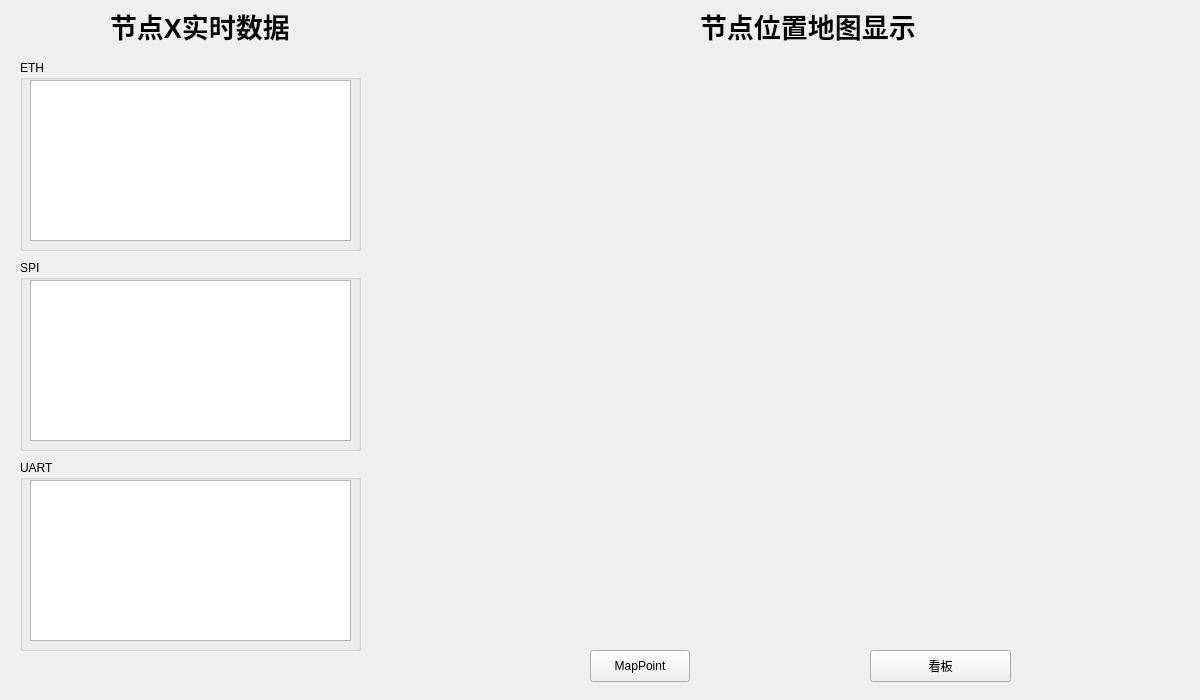
<?xml version="1.0" encoding="UTF-8"?>
<ui version="4.0">
 <class>Map</class>
 <widget class="QWidget" name="Map">
  <property name="geometry">
   <rect>
    <x>0</x>
    <y>0</y>
    <width>1200</width>
    <height>700</height>
   </rect>
  </property>
  <property name="windowTitle">
   <string>节点位置</string>
  </property>
  <widget class="QLabel" name="label">
   <property name="geometry">
    <rect>
     <x>700</x>
     <y>10</y>
     <width>231</width>
     <height>31</height>
    </rect>
   </property>
   <property name="font">
    <font>
     <pointsize>20</pointsize>
     <weight>75</weight>
     <bold>true</bold>
    </font>
   </property>
   <property name="text">
    <string>节点位置地图显示</string>
   </property>
  </widget>
  <widget class="QPushButton" name="comm_bt">
   <property name="geometry">
    <rect>
     <x>870</x>
     <y>650</y>
     <width>141</width>
     <height>32</height>
    </rect>
   </property>
   <property name="text">
    <string>看板</string>
   </property>
  </widget>
  <widget class="QWidget" name="horizontalLayoutWidget">
   <property name="geometry">
    <rect>
     <x>410</x>
     <y>50</y>
     <width>761</width>
     <height>581</height>
    </rect>
   </property>
   <layout class="QHBoxLayout" name="pLayout"/>
  </widget>
  <widget class="QLabel" name="label_2">
   <property name="geometry">
    <rect>
     <x>110</x>
     <y>10</y>
     <width>181</width>
     <height>31</height>
    </rect>
   </property>
   <property name="font">
    <font>
     <pointsize>20</pointsize>
     <weight>75</weight>
     <bold>true</bold>
    </font>
   </property>
   <property name="text">
    <string>节点X实时数据</string>
   </property>
  </widget>
  <widget class="QGroupBox" name="groupBox">
   <property name="geometry">
    <rect>
     <x>20</x>
     <y>60</y>
     <width>341</width>
     <height>191</height>
    </rect>
   </property>
   <property name="title">
    <string>ETH</string>
   </property>
   <widget class="QPlainTextEdit" name="plainTextEdit">
    <property name="geometry">
     <rect>
      <x>10</x>
      <y>20</y>
      <width>321</width>
      <height>161</height>
     </rect>
    </property>
   </widget>
  </widget>
  <widget class="QGroupBox" name="groupBox_2">
   <property name="geometry">
    <rect>
     <x>20</x>
     <y>260</y>
     <width>341</width>
     <height>191</height>
    </rect>
   </property>
   <property name="title">
    <string>SPI</string>
   </property>
   <widget class="QPlainTextEdit" name="plainTextEdit_2">
    <property name="geometry">
     <rect>
      <x>10</x>
      <y>20</y>
      <width>321</width>
      <height>161</height>
     </rect>
    </property>
   </widget>
  </widget>
  <widget class="QGroupBox" name="groupBox_3">
   <property name="geometry">
    <rect>
     <x>20</x>
     <y>460</y>
     <width>341</width>
     <height>191</height>
    </rect>
   </property>
   <property name="title">
    <string>UART</string>
   </property>
   <widget class="QPlainTextEdit" name="plainTextEdit_3">
    <property name="geometry">
     <rect>
      <x>10</x>
      <y>20</y>
      <width>321</width>
      <height>161</height>
     </rect>
    </property>
   </widget>
  </widget>
  <widget class="QPushButton" name="marker_bt">
   <property name="geometry">
    <rect>
     <x>590</x>
     <y>650</y>
     <width>100</width>
     <height>32</height>
    </rect>
   </property>
   <property name="text">
    <string>MapPoint</string>
   </property>
  </widget>
 </widget>
 <resources/>
 <connections/>
</ui>
